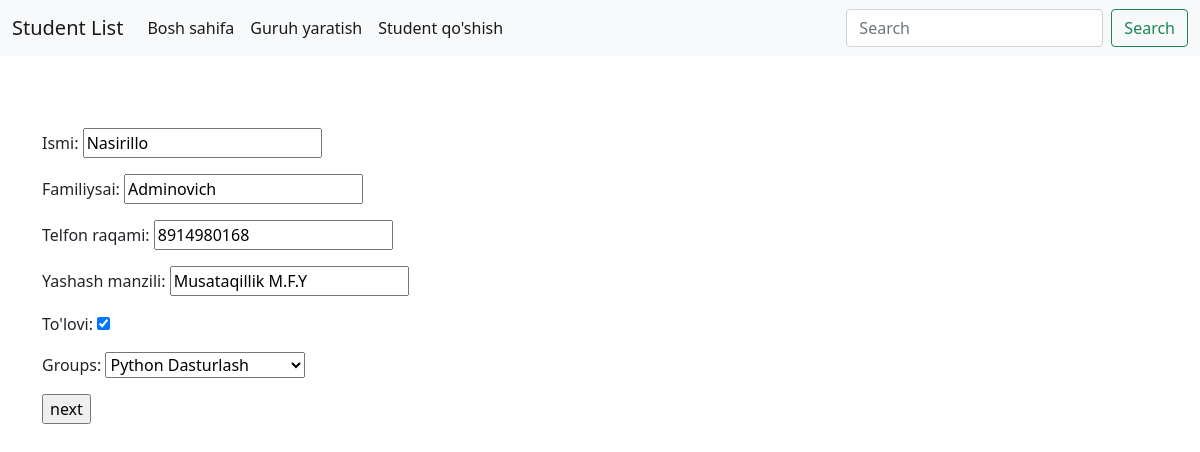
The app's page /update_student/2/ with its own data.
### main/models.py (models this page shows, shortened)
class Student(models.Model):
    name = models.CharField('Ismi',max_length=100)
    surname = models.CharField('Familiysai',max_length=100)
    phone = models.CharField('Telfon raqami',max_length=20 ,blank=True)
    address = models.CharField('Yashash manzili',max_length=200,blank=True)
    pay = models.BooleanField('To\'lovi',default=False)
    groups = models.ForeignKey(Groups, related_name='groups',on_delete=models.CASCADE)

### main/views.py (the view)
# urls.py: path('update_student/<pk>/', UpadateStudent.as_view(), name='upadet_student'),
class UpadateStudent(UpdateView):
    model = Student
    fields = '__all__'
    success_url = '/'
    template_name = 'create.html'

### main/models.py (called while the page is built)
    def __str__(self):
        return self.group_name

### templates/create.html (shortened to what this page needs)
{% extends 'base.html' %}
{% load static %}
{% block content %}
<div class="container">
    <form action="" method="POST">
        {{form.as_p}}
        <input type="submit" value="next">
    </form>
</div>
{% endblock content %}

### records on screen
Student: name "Nasirillo", surname "Adminovich", phone "8914980168", address "Musataqillik M.F.Y", pay "☑", groups "Python Dasturlash"
